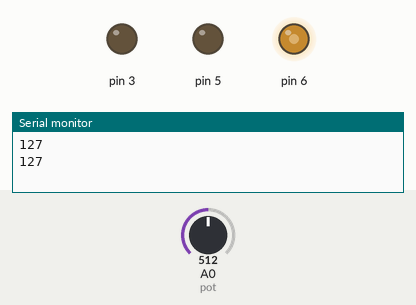
Simulated run of this sketch. Board: Arduino Uno, built with avr-gcc and run on an emulated ATmega328P. On the bench: output pins drawn as LEDs (lit = HIGH), the last lines printed to the serial monitor. The test bench sets the inputs (shaded band); at power-on: A0 (pot) = 512. Pins used as bus, display or sensor lines are not drawn.

Above: at 1.8 s.
1.9 s: A0 (pot) set to 716
At 2.4 s:
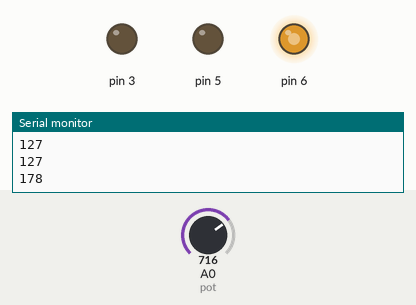
3.5 s: A0 (pot) set to 900
At 5.2 s:
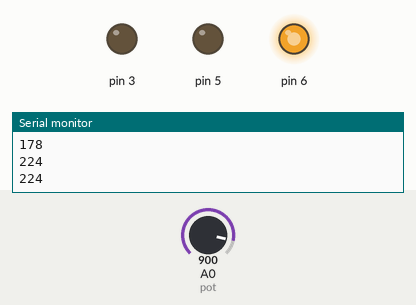
5.5 s: A0 (pot) set to 122
At 6.7 s:
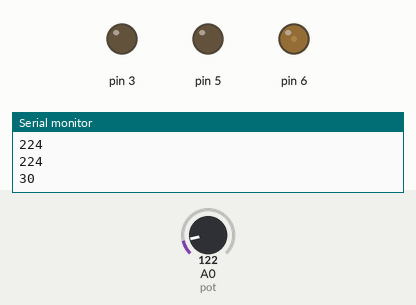
7.5 s: A0 (pot) set to 0
At 8.3 s:
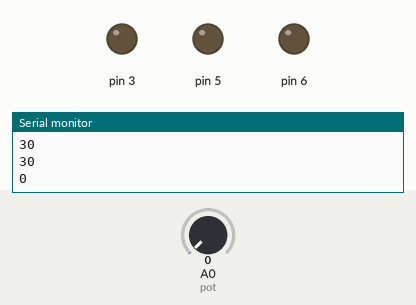
9.5 s: A0 (pot) set to 511
At 11.0 s:
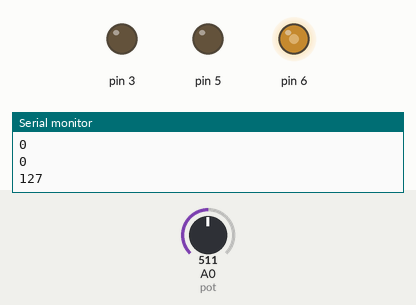
Timing chart, 0 to 12.5 s (numbered marks = the images above; inputs shaded):
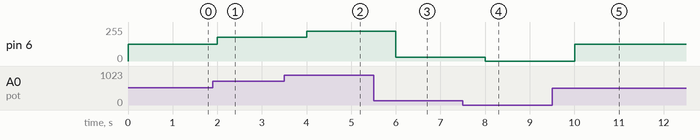

The sketch:

sketch_jun21a.ino
```cpp
int pot=A0;
int val;

void setup()
{
  Serial.begin(9600);
  pinMode(6, OUTPUT);
  pinMode(5, OUTPUT);
  pinMode(4, OUTPUT);
  pinMode(3, OUTPUT);
}

void loop()
{

  digitalWrite(6, HIGH);
  digitalWrite(5, LOW);
  digitalWrite(4, HIGH);
  digitalWrite(3, LOW);
  val=analogRead(pot);
  val=map(val,0,1023, 0,255);
  Serial.println(val);
  analogWrite(6,val);
  analogWrite(4,val);
  delay(1000);
}
```

Measured:
- after the input at 1.9 s, pin 6: 127/255 → 178/255 after 0.10 s
- after the input at 3.5 s, pin 6: 178/255 → 224/255 after 0.50 s
- after the input at 5.5 s, pin 6: 224/255 → 30/255 after 0.50 s
- after the input at 7.5 s, pin 6: 30/255 → 0/255 after 0.50 s
- after the input at 9.5 s, pin 6: 0/255 → 127/255 after 0.50 s
